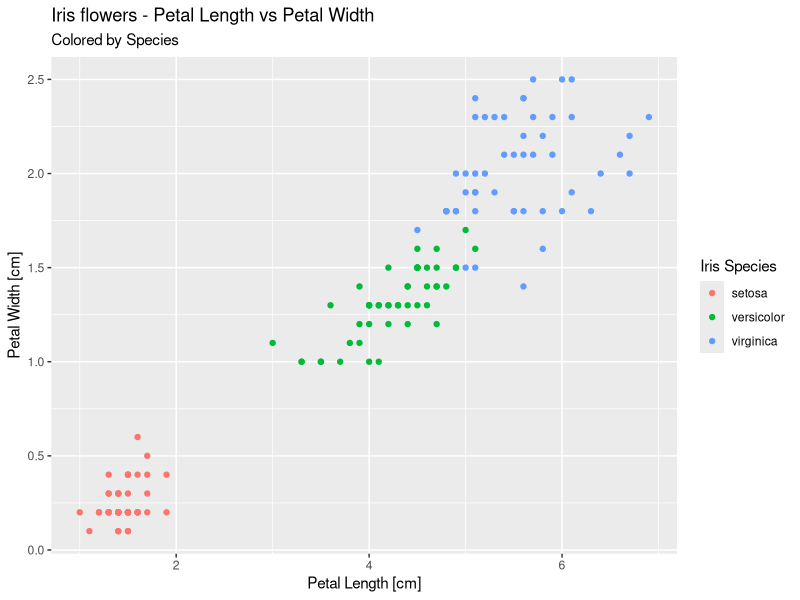
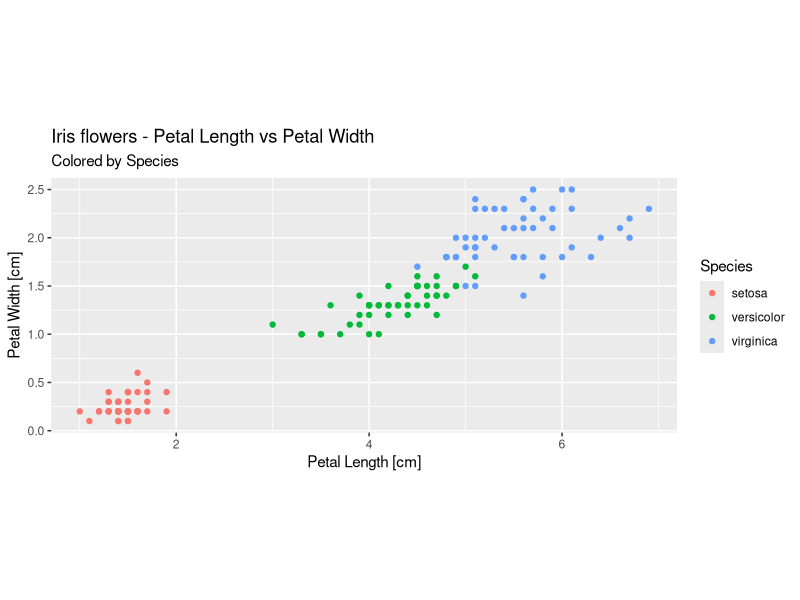
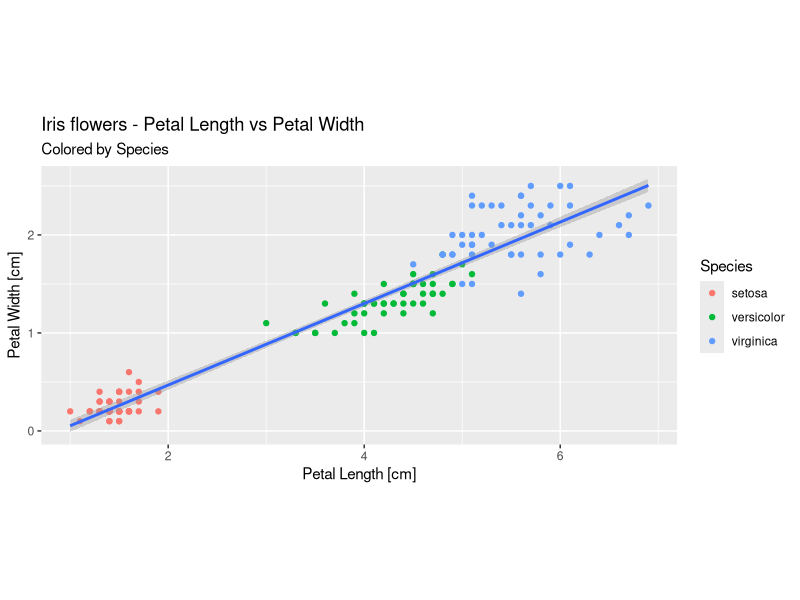
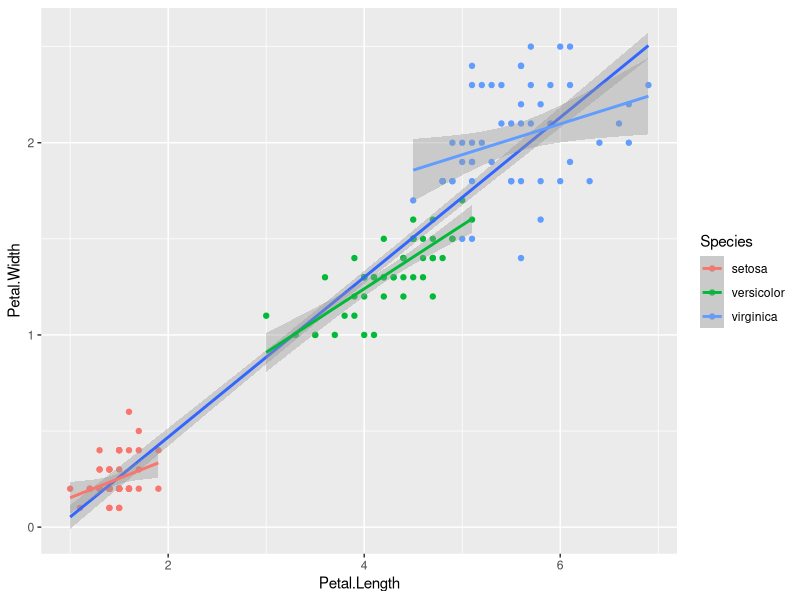
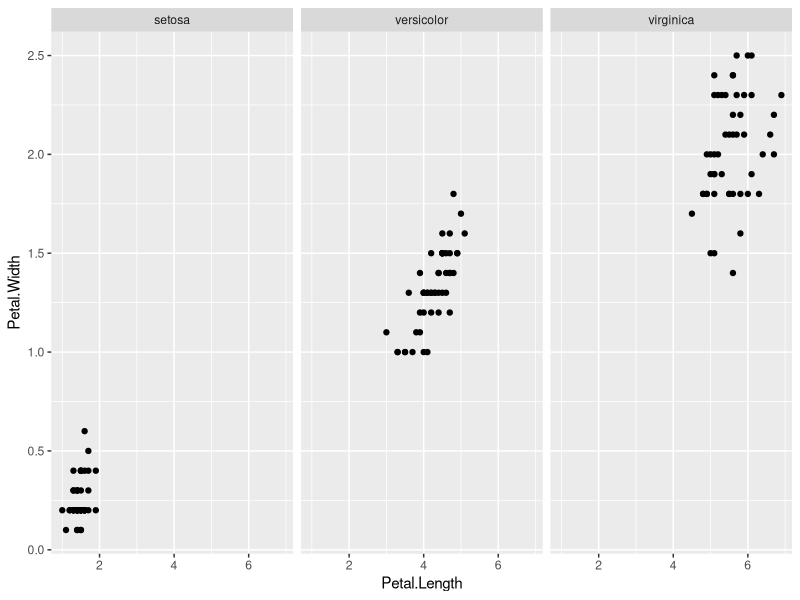
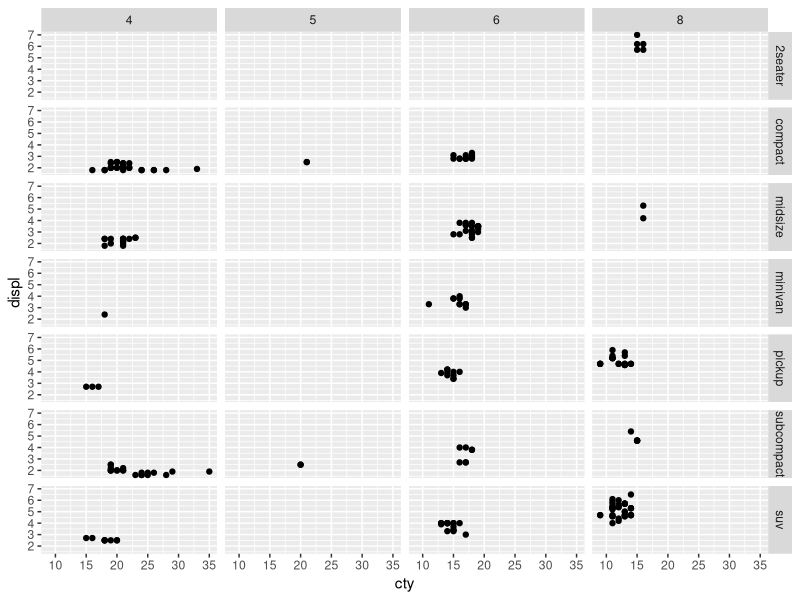
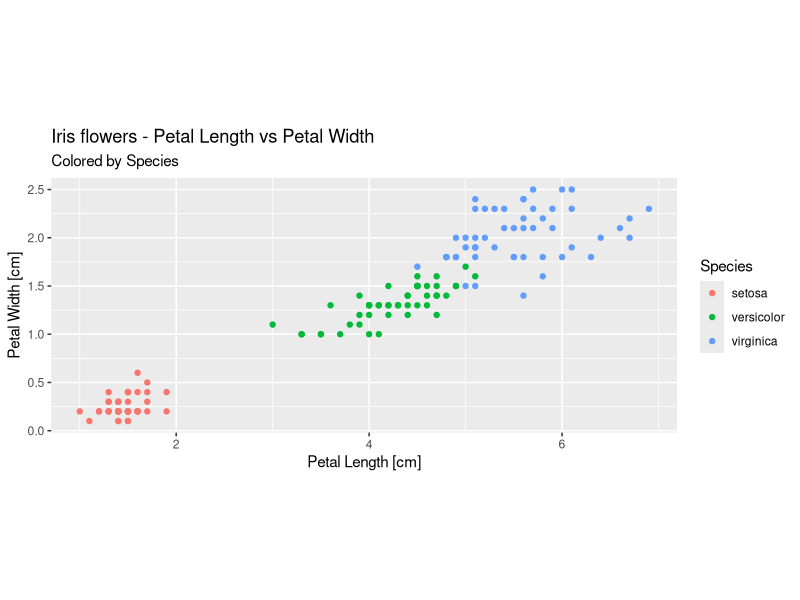
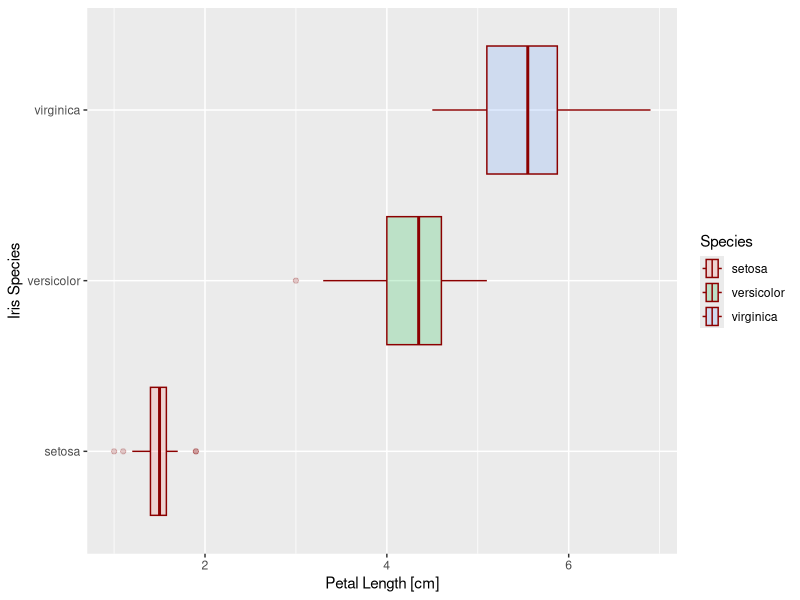

These charts were generated, in order, by the following R code:
## ---- chunk 1
knitr::opts_chunk$set(echo = TRUE)
## ---- chunk 2
library(tidyverse)
## ---- chunk 3
head(iris, 5)
nrow(iris)
## ---- chunk 4
head(mpg, 5)
nrow(mpg)
## ---- chunk 5
ggplot(data = iris) + 
  geom_point(mapping = aes(x = Petal.Length, y = Petal.Width, color = Species)) + 
  labs(x = 'Petal Length [cm]',
       y = 'Petal Width [cm]',
       color = 'Iris Species',
       title = 'Iris flowers - Petal Length vs Petal Width', 
       subtitle = 'Colored by Species')
## ---- chunk 6
ggplot(data = iris) + 
  geom_point(mapping = aes(x = Petal.Length, y = Petal.Width, 
                           #shape = Species,
                           #size = Species
                           color = Species)) + 
  labs(x = 'Petal Length [cm]',
       y = 'Petal Width [cm]',
       size = 'Iris Species',
       title = 'Iris flowers - Petal Length vs Petal Width', 
       subtitle = 'Colored by Species') + 
  coord_fixed(ratio = 1)
## ---- chunk 7
ggplot(data = iris) + 
  geom_point(mapping = aes(x = Petal.Length, y = Petal.Width, 
                           #shape = Species,
                           #size = Species
                           color = Species)) + 
  labs(x = 'Petal Length [cm]',
       y = 'Petal Width [cm]',
       size = 'Iris Species',
       title = 'Iris flowers - Petal Length vs Petal Width', 
       subtitle = 'Colored by Species') + 
  coord_fixed(ratio = 1) + 
  geom_smooth(mapping = aes(x = Petal.Length, y = Petal.Width), method = lm)
## ---- chunk 8
ggplot(data = iris) + 
  geom_point(mapping = aes(x = Petal.Length, y = Petal.Width, 
                           color = Species)) + 
  geom_smooth(mapping = aes(x = Petal.Length, y = Petal.Width), method = lm)+ 
  geom_smooth(mapping = aes(x = Petal.Length, y = Petal.Width, color = Species), method = lm)
## ---- chunk 9
ggplot(data = iris) + 
  geom_point(mapping = aes(x = Petal.Length, y = Petal.Width)) +
  facet_wrap(~Species)
## ---- chunk 10
ggplot(data = mpg) + 
  geom_point(mapping = aes(x = cty, y = displ)) + 
  facet_grid(class~factor(cyl))
## ---- chunk 11
ggplot(iris) + 
  geom_point(aes(Petal.Length, Petal.Width, 
                           #shape = Species,
                           #size = Species
                           color = Species)) + 
  labs(x = 'Petal Length [cm]',
       y = 'Petal Width [cm]',
       size = 'Iris Species',
       title = 'Iris flowers - Petal Length vs Petal Width', 
       subtitle = 'Colored by Species') + 
  coord_fixed(ratio = 1)
## ---- chunk 12
ggplot(iris) + 
  geom_boxplot(mapping = aes(y = Species,
                             x = Petal.Length,
                             fill = Species),
               alpha = 0.2,
               color = 'darkred') + 
  labs(x = 'Petal Length [cm]', 
       y = 'Iris Species')
## ---- chunk 13
ggplot(mpg) + 
  geom_boxplot(aes(x = class, y = hwy, color = class), show.legend = FALSE)
## ---- chunk 14
ggplot(iris) + 
  geom_histogram(aes(x = Petal.Length, fill = Species), binwidth = 0.2, position = 'dodge')
## ---- chunk 15
versicolor <- filter(iris, Species == 'versicolor')
## ---- chunk 16
ggplot(versicolor) + 
  geom_histogram(aes(x = Petal.Length), color = 'black', fill ='limegreen', binwidth = 0.1)
## ---- chunk 17
ggplot(versicolor) + 
  geom_density(aes(x = Petal.Length), fill = 'yellow', 
               alpha = 0.3, 
               color = 'red')
## ---- chunk 18
ggplot(versicolor) + 
  geom_histogram(aes(x = Petal.Length, y = after_stat(density)), 
                 fill = 'limegreen', binwidth = 0.1)+
  geom_density(aes(x = Petal.Length), color = 'red', fill = 'yellow', alpha = 0.3)
## ---- chunk 19
ggplot(iris) + 
  geom_density(aes(x = Petal.Length, fill = Species), alpha = 0.3)
## ---- chunk 20
ggplot(iris) + 
  geom_density(aes(x = Petal.Length, fill = Species), alpha = 0.3) + 
  geom_histogram(aes(x = Petal.Length, y = after_stat(density), fill = Species), 
                 alpha = 0.3)
## ---- chunk 21
ggplot(iris) + 
  stat_ecdf(mapping = aes(x = Sepal.Length, color = Species))
## ---- chunk 22
ggplot(mpg) + 
  geom_bar(mapping = aes(x = class, fill = manufacturer), color = 'black')
## ---- chunk 23
library(viridis)
## ---- chunk 24
ggplot(mpg) + 
  geom_bar(mapping = aes(x = class, fill = manufacturer), color = 'black') + 
  scale_fill_viridis(discrete = TRUE)
## ---- chunk 25
ggplot(mpg) + 
  geom_bar(mapping = aes(x = manufacturer, fill = class), color = 'black') + 
  scale_fill_brewer(palette = 'YlOrBr') + 
  coord_flip()
